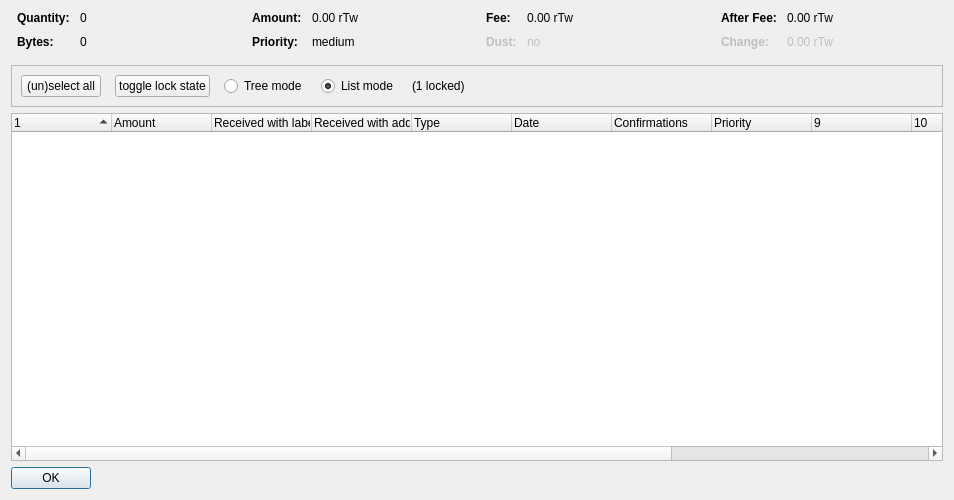
<?xml version="1.0" encoding="UTF-8"?>
<ui version="4.0">
 <class>CoinControlDialog</class>
 <widget class="QDialog" name="CoinControlDialog">
  <property name="geometry">
   <rect>
    <x>0</x>
    <y>0</y>
    <width>954</width>
    <height>500</height>
   </rect>
  </property>
  <property name="windowTitle">
   <string>Coin Selection</string>
  </property>
  <layout class="QVBoxLayout" name="verticalLayout">
   <item>
    <layout class="QHBoxLayout" name="horizontalLayoutTop" stretch="0,0,0,0">
     <property name="topMargin">
      <number>0</number>
     </property>
     <property name="bottomMargin">
      <number>10</number>
     </property>
     <item>
      <layout class="QFormLayout" name="formLayoutCoinControl1">
       <property name="horizontalSpacing">
        <number>10</number>
       </property>
       <property name="verticalSpacing">
        <number>10</number>
       </property>
       <property name="leftMargin">
        <number>6</number>
       </property>
       <property name="rightMargin">
        <number>6</number>
       </property>
       <item row="0" column="0">
        <widget class="QLabel" name="labelCoinControlQuantityText">
         <property name="font">
          <font>
           <weight>75</weight>
           <bold>true</bold>
          </font>
         </property>
         <property name="text">
          <string>Quantity:</string>
         </property>
        </widget>
       </item>
       <item row="0" column="1">
        <widget class="QLabel" name="labelCoinControlQuantity">
         <property name="cursor">
          <cursorShape>IBeamCursor</cursorShape>
         </property>
         <property name="contextMenuPolicy">
          <enum>Qt::ActionsContextMenu</enum>
         </property>
         <property name="text">
          <string notr="true">0</string>
         </property>
         <property name="textInteractionFlags">
          <set>Qt::LinksAccessibleByMouse|Qt::TextSelectableByKeyboard|Qt::TextSelectableByMouse</set>
         </property>
        </widget>
       </item>
       <item row="1" column="0">
        <widget class="QLabel" name="labelCoinControlBytesText">
         <property name="font">
          <font>
           <weight>75</weight>
           <bold>true</bold>
          </font>
         </property>
         <property name="text">
          <string>Bytes:</string>
         </property>
        </widget>
       </item>
       <item row="1" column="1">
        <widget class="QLabel" name="labelCoinControlBytes">
         <property name="cursor">
          <cursorShape>IBeamCursor</cursorShape>
         </property>
         <property name="contextMenuPolicy">
          <enum>Qt::ActionsContextMenu</enum>
         </property>
         <property name="text">
          <string notr="true">0</string>
         </property>
         <property name="textInteractionFlags">
          <set>Qt::LinksAccessibleByMouse|Qt::TextSelectableByKeyboard|Qt::TextSelectableByMouse</set>
         </property>
        </widget>
       </item>
      </layout>
     </item>
     <item>
      <layout class="QFormLayout" name="formLayoutCoinControl2">
       <property name="horizontalSpacing">
        <number>10</number>
       </property>
       <property name="verticalSpacing">
        <number>10</number>
       </property>
       <property name="leftMargin">
        <number>6</number>
       </property>
       <property name="rightMargin">
        <number>6</number>
       </property>
       <item row="0" column="0">
        <widget class="QLabel" name="labelCoinControlAmountText">
         <property name="font">
          <font>
           <weight>75</weight>
           <bold>true</bold>
          </font>
         </property>
         <property name="text">
          <string>Amount:</string>
         </property>
        </widget>
       </item>
       <item row="0" column="1">
        <widget class="QLabel" name="labelCoinControlAmount">
         <property name="cursor">
          <cursorShape>IBeamCursor</cursorShape>
         </property>
         <property name="contextMenuPolicy">
          <enum>Qt::ActionsContextMenu</enum>
         </property>
         <property name="text">
          <string notr="true">0.00 rTw</string>
         </property>
         <property name="textInteractionFlags">
          <set>Qt::LinksAccessibleByMouse|Qt::TextSelectableByKeyboard|Qt::TextSelectableByMouse</set>
         </property>
        </widget>
       </item>
       <item row="1" column="0">
        <widget class="QLabel" name="labelCoinControlPriorityText">
         <property name="font">
          <font>
           <weight>75</weight>
           <bold>true</bold>
          </font>
         </property>
         <property name="text">
          <string>Priority:</string>
         </property>
        </widget>
       </item>
       <item row="1" column="1">
        <widget class="QLabel" name="labelCoinControlPriority">
         <property name="cursor">
          <cursorShape>IBeamCursor</cursorShape>
         </property>
         <property name="contextMenuPolicy">
          <enum>Qt::ActionsContextMenu</enum>
         </property>
         <property name="text">
          <string>medium</string>
         </property>
         <property name="textInteractionFlags">
          <set>Qt::LinksAccessibleByMouse|Qt::TextSelectableByKeyboard|Qt::TextSelectableByMouse</set>
         </property>
        </widget>
       </item>
      </layout>
     </item>
     <item>
      <layout class="QFormLayout" name="formLayoutCoinControl3">
       <property name="horizontalSpacing">
        <number>10</number>
       </property>
       <property name="verticalSpacing">
        <number>10</number>
       </property>
       <property name="leftMargin">
        <number>6</number>
       </property>
       <property name="rightMargin">
        <number>6</number>
       </property>
       <item row="0" column="0">
        <widget class="QLabel" name="labelCoinControlFeeText">
         <property name="font">
          <font>
           <weight>75</weight>
           <bold>true</bold>
          </font>
         </property>
         <property name="text">
          <string>Fee:</string>
         </property>
        </widget>
       </item>
       <item row="0" column="1">
        <widget class="QLabel" name="labelCoinControlFee">
         <property name="cursor">
          <cursorShape>IBeamCursor</cursorShape>
         </property>
         <property name="contextMenuPolicy">
          <enum>Qt::ActionsContextMenu</enum>
         </property>
         <property name="text">
          <string notr="true">0.00 rTw</string>
         </property>
         <property name="textInteractionFlags">
          <set>Qt::LinksAccessibleByMouse|Qt::TextSelectableByKeyboard|Qt::TextSelectableByMouse</set>
         </property>
        </widget>
       </item>
       <item row="1" column="0">
        <widget class="QLabel" name="labelCoinControlLowOutputText">
         <property name="enabled">
          <bool>false</bool>
         </property>
         <property name="font">
          <font>
           <weight>75</weight>
           <bold>true</bold>
          </font>
         </property>
         <property name="text">
          <string>Dust:</string>
         </property>
        </widget>
       </item>
       <item row="1" column="1">
        <widget class="QLabel" name="labelCoinControlLowOutput">
         <property name="enabled">
          <bool>false</bool>
         </property>
         <property name="cursor">
          <cursorShape>IBeamCursor</cursorShape>
         </property>
         <property name="contextMenuPolicy">
          <enum>Qt::ActionsContextMenu</enum>
         </property>
         <property name="text">
          <string>no</string>
         </property>
         <property name="textInteractionFlags">
          <set>Qt::LinksAccessibleByMouse|Qt::TextSelectableByKeyboard|Qt::TextSelectableByMouse</set>
         </property>
        </widget>
       </item>
      </layout>
     </item>
     <item>
      <layout class="QFormLayout" name="formLayoutCoinControl4">
       <property name="horizontalSpacing">
        <number>10</number>
       </property>
       <property name="verticalSpacing">
        <number>10</number>
       </property>
       <property name="leftMargin">
        <number>6</number>
       </property>
       <property name="rightMargin">
        <number>6</number>
       </property>
       <item row="0" column="0">
        <widget class="QLabel" name="labelCoinControlAfterFeeText">
         <property name="font">
          <font>
           <weight>75</weight>
           <bold>true</bold>
          </font>
         </property>
         <property name="text">
          <string>After Fee:</string>
         </property>
        </widget>
       </item>
       <item row="0" column="1">
        <widget class="QLabel" name="labelCoinControlAfterFee">
         <property name="cursor">
          <cursorShape>IBeamCursor</cursorShape>
         </property>
         <property name="contextMenuPolicy">
          <enum>Qt::ActionsContextMenu</enum>
         </property>
         <property name="text">
          <string notr="true">0.00 rTw</string>
         </property>
         <property name="textInteractionFlags">
          <set>Qt::LinksAccessibleByMouse|Qt::TextSelectableByKeyboard|Qt::TextSelectableByMouse</set>
         </property>
        </widget>
       </item>
       <item row="1" column="0">
        <widget class="QLabel" name="labelCoinControlChangeText">
         <property name="enabled">
          <bool>false</bool>
         </property>
         <property name="font">
          <font>
           <weight>75</weight>
           <bold>true</bold>
          </font>
         </property>
         <property name="text">
          <string>Change:</string>
         </property>
        </widget>
       </item>
       <item row="1" column="1">
        <widget class="QLabel" name="labelCoinControlChange">
         <property name="enabled">
          <bool>false</bool>
         </property>
         <property name="cursor">
          <cursorShape>IBeamCursor</cursorShape>
         </property>
         <property name="contextMenuPolicy">
          <enum>Qt::ActionsContextMenu</enum>
         </property>
         <property name="text">
          <string notr="true">0.00 rTw</string>
         </property>
         <property name="textInteractionFlags">
          <set>Qt::LinksAccessibleByMouse|Qt::TextSelectableByKeyboard|Qt::TextSelectableByMouse</set>
         </property>
        </widget>
       </item>
      </layout>
     </item>
    </layout>
   </item>
   <item>
    <widget class="QFrame" name="frame">
     <property name="minimumSize">
      <size>
       <width>0</width>
       <height>40</height>
      </size>
     </property>
     <property name="frameShape">
      <enum>QFrame::StyledPanel</enum>
     </property>
     <property name="frameShadow">
      <enum>QFrame::Sunken</enum>
     </property>
     <layout class="QHBoxLayout" name="horizontalLayout">
      <item>
       <layout class="QHBoxLayout" name="horizontalLayoutPanel" stretch="0,0,0,0,0,0">
        <property name="spacing">
         <number>14</number>
        </property>
        <item>
         <widget class="QPushButton" name="pushButtonSelectAll">
          <property name="sizePolicy">
           <sizepolicy hsizetype="Maximum" vsizetype="Fixed">
            <horstretch>0</horstretch>
            <verstretch>0</verstretch>
           </sizepolicy>
          </property>
          <property name="text">
           <string>(un)select all</string>
          </property>
          <property name="autoDefault">
           <bool>false</bool>
          </property>
         </widget>
        </item>
        <item>
         <widget class="QPushButton" name="pushButtonToggleLock">
          <property name="sizePolicy">
           <sizepolicy hsizetype="Maximum" vsizetype="Fixed">
            <horstretch>0</horstretch>
            <verstretch>0</verstretch>
           </sizepolicy>
          </property>
          <property name="text">
           <string>toggle lock state</string>
          </property>
          <property name="autoDefault">
           <bool>false</bool>
          </property>
         </widget>
        </item>
        <item>
         <widget class="QRadioButton" name="radioTreeMode">
          <property name="sizePolicy">
           <sizepolicy hsizetype="Maximum" vsizetype="Fixed">
            <horstretch>0</horstretch>
            <verstretch>0</verstretch>
           </sizepolicy>
          </property>
          <property name="text">
           <string>Tree mode</string>
          </property>
         </widget>
        </item>
        <item>
         <widget class="QRadioButton" name="radioListMode">
          <property name="sizePolicy">
           <sizepolicy hsizetype="Maximum" vsizetype="Fixed">
            <horstretch>0</horstretch>
            <verstretch>0</verstretch>
           </sizepolicy>
          </property>
          <property name="text">
           <string>List mode</string>
          </property>
          <property name="checked">
           <bool>true</bool>
          </property>
         </widget>
        </item>
        <item>
         <widget class="QLabel" name="labelLocked">
          <property name="text">
           <string>(1 locked)</string>
          </property>
         </widget>
        </item>
        <item>
         <spacer name="horizontalSpacer">
          <property name="orientation">
           <enum>Qt::Horizontal</enum>
          </property>
          <property name="sizeHint" stdset="0">
           <size>
            <width>40</width>
            <height>20</height>
           </size>
          </property>
         </spacer>
        </item>
       </layout>
      </item>
     </layout>
    </widget>
   </item>
   <item>
    <widget class="CoinControlTreeWidget" name="treeWidget">
     <property name="contextMenuPolicy">
      <enum>Qt::CustomContextMenu</enum>
     </property>
     <property name="sortingEnabled">
      <bool>false</bool>
     </property>
     <property name="columnCount">
      <number>13</number>
     </property>
     <attribute name="headerShowSortIndicator" stdset="0">
      <bool>true</bool>
     </attribute>
     <attribute name="headerStretchLastSection">
      <bool>false</bool>
     </attribute>
     <column>
      <property name="text">
       <string/>
      </property>
     </column>
     <column>
      <property name="text">
       <string>Amount</string>
      </property>
     </column>
     <column>
      <property name="text">
       <string>Received with label</string>
      </property>
     </column>
     <column>
      <property name="text">
       <string>Received with address</string>
      </property>
     </column>
     <column>
      <property name="text">
	  <string>Type</string>
      </property>
     </column>
     <column>
      <property name="text">
       <string>Date</string>
      </property>
     </column>
     <column>
      <property name="text">
       <string>Confirmations</string>
      </property>
      <property name="toolTip">
       <string>Confirmed</string>
      </property>
     </column>
     <column>
      <property name="text">
       <string>Priority</string>
      </property>
     </column>
     <column>
      <property name="text">
       <string/>
      </property>
     </column>
     <column>
      <property name="text">
       <string/>
      </property>
     </column>
     <column>
      <property name="text">
       <string/>
      </property>
     </column>
     <column>
      <property name="text">
       <string/>
      </property>
     </column>
     <column>
      <property name="text">
       <string/>
      </property>
     </column>
    </widget>
   </item>
   <item>
    <widget class="QDialogButtonBox" name="buttonBox">
     <property name="sizePolicy">
      <sizepolicy hsizetype="Maximum" vsizetype="Fixed">
       <horstretch>0</horstretch>
       <verstretch>0</verstretch>
      </sizepolicy>
     </property>
     <property name="orientation">
      <enum>Qt::Horizontal</enum>
     </property>
     <property name="standardButtons">
      <set>QDialogButtonBox::Ok</set>
     </property>
    </widget>
   </item>
  </layout>
 </widget>
 <customwidgets>
  <customwidget>
   <class>CoinControlTreeWidget</class>
   <extends>QTreeWidget</extends>
   <header>coincontroltreewidget.h</header>
  </customwidget>
 </customwidgets>
 <resources/>
 <connections/>
</ui>
